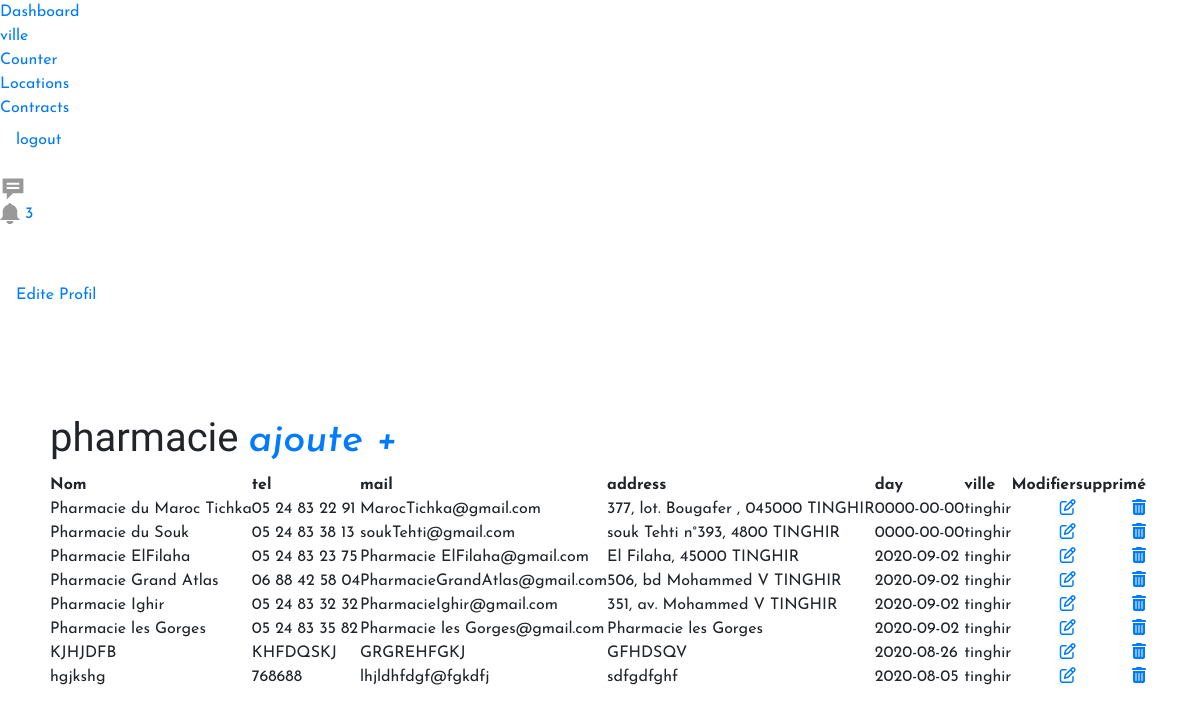
Page /Site-Web/admin/phara.php?id=18 on the committed database.
### tables this page shows
CREATE TABLE `phara` (
  `phara_id` int(11) NOT NULL,
  `name` text NOT NULL,
  `day` date NOT NULL,
  `ville_id` int(11) NOT NULL,
  `tel` varchar(255) NOT NULL,
  `mail` varchar(255) NOT NULL,
  `addrsse` varchar(255) NOT NULL,
  `ville` varchar(255) NOT NULL
);

### Site-Web/admin/phara.php (the view, shortened to what this page needs)
<?php
$hostname = "localhost";
$username = "root";
$password = "";
$dbname = "zentao";
$conn = mysqli_connect($hostname, $username, $password, $dbname);
$id = $_GET['id'];
?>
<!DOCTYPE html>
<html lang="en">
  <head>
    <link rel="stylesheet" href="css/stylee.css">
    <link rel="stylesheet" href="css/body.css">
    <link rel="stylesheet" href="css/responsive.css">
    <link rel="stylesheet" href="css/boarde.css">
    <link rel="stylesheet" href="https://stackpath.bootstrapcdn.com/bootstrap/4.5.0/css/bootstrap.min.css">
    <link rel="stylesheet" href="https://use.fontawesome.com/releases/v5.13.0/css/all.css">
  </head>
  <body style="font-family: 'Poppins';">
<link href='css/css.sass' rel='stylesheet' type='text/css'>
<div class="app-container">
  <nav class="nav">
    <ul class="nav__list">
      <li class="nav__list-item">
        <a href="#" class="nav__item-link">Dashboard </a>
      </li>
      <li class="nav__list-item">
        <a href="ville.php" class="nav__item-link">ville</a>
      </li>
      <li class="nav__list-item">
        <a href="#" class="nav__item-link">Counter</a>
      </li>
      <li class="nav__list-item">
        <a href="#" class="nav__item-link">Locations</a>
      </li>
      <li class="nav__list-item">
        <a href="#" class="nav__item-link">Contracts</a>
      </li>
      <li class="nav__list-item">
      <li class="nav-item"><a class="nav-link" href="logout.php">logout</a></li>
      </li>
    </ul>
  </nav>
  <div class="app-view">
    <nav class="utility-bar">
      <div class="utility-bar__inner">
        <ul class="utility-bar__list">
          <li class="utility-bar__list-item">
            <a href="#" class="utility-bar__item-link">
              <svg xmlns="http://www.w3.org/2000/svg" xmlns:xlink="http://www.w3.org/1999/xlink" version="1.2" baseProfile="tiny" x="0px" y="0px" viewBox="0 0 100 100" width="26px" xml:space="preserve"><path fill="#999" d="M10,66h16v24l24-24h40V10H10V66z M26,26h48v8H26V26z M26,42h48v8H26V42z"/></svg>
            </a>
          </li>
          <li class="utility-bar__list-item">
            <a href="#" class="utility-bar__item-link">
              <span class="utility-bar__indicator">3</span>
            </a>
          </li>
        </ul>
        <a href="#" class="utility-bar__account">
          <li class="nav-item"><a class="nav-link" href="../Profil.php">Edite Profil</a></li>
        </a>
      </div>
    </nav>
    <section style="margin :50px ">
      <h2 style="margin-top:1%;text-align:center;"> <br> </h2>
      <div class="todolist" style="margin-top:1%;">
        <div class="column">
          <h1 class="title">pharmacie
            <a href='<?php echo "form_phara.php?id=".$id ?>'><i> ajoute +</i></a>
          </h1>
          <table>
          <div class='item'>
                  <thead>
                    <tr>
                      <th>Nom</th>
                      <th>tel</th>
                      <th>mail</th>
                      <th>address</th>
                      <th>day</th>
                      <th>ville</th>
                      <th>Modifier</th>
                      <th>supprimé</th>
                    </tr>
          <?php
            $posts = "SELECT * FROM phara WHERE ville_id = $id";
            $all_posts = mysqli_query($conn, $posts);
            while ($row = mysqli_fetch_array($all_posts)) {
              echo "
                  </thead>
                  <tr>
                  <td> ".$row['name']."</td>
                  <td> ".$row['tel']."</td>
                  <td> ".$row['mail']."</td>
                  <td> ".$row['addrsse']."</td>
                  <td> ".$row['day']."</td>
                  <td> ".$row['ville']."</td>
                 <td> <a href='update_phara.php?id=".$row['phara_id'].'&t_id='.$row['ville_id']."' style='float:right'><i class='fa fa-edit'></i></a>  </td>
                 <td> <a href='deletephara.php?id=".$row['phara_id']. '&t_id='.$row['ville_id']."' style='float:right'><i class='fa fa-trash'></i></a> </td>
                </tr>
              ";
            }
          ?>
        </div>
      </div>
    </section>
  </body>
</html>

### Site-Web/admin/css/stylee.css (style rules this page uses)
a { text-decoration: none; transition: all 0.3s ease-in-out; }
body { line-height: 26px; font-size: 16px; font-family: "Roboto", sans-serif; font-weight: normal; color: #777777; }
h1, h2, h3, h4, h5, h6 { font-family: "Heebo", sans-serif; font-weight: bold; }

### Site-Web/admin/css/boarde.css (style rules this page uses)
* { margin: 0; padding: 0; box-sizing: border-box; list-style: none; text-decoration: none; font-family: 'Josefin Sans', sans-serif; }

### rows in the picture
phara: name "Pharmacie du Maroc Tichka", tel "05 24 83 22 91", mail "MarocTichka@gmail.com", addrsse "377, lot. Bougafer , 045000 TINGHIR", day "0000-00-00", ville "tinghir"
phara: name "Pharmacie du Souk", tel "05 24 83 38 13", mail "soukTehti@gmail.com", addrsse "souk Tehti n°393, 4800 TINGHIR", day "0000-00-00", ville "tinghir"
phara: name "Pharmacie ElFilaha", tel "05 24 83 23 75", mail "Pharmacie ElFilaha@gmail.com", addrsse "El Filaha, 45000 TINGHIR", day "2020-09-02", ville "tinghir"
phara: name "Pharmacie Grand Atlas", tel "06 88 42 58 04", mail "PharmacieGrandAtlas@gmail.com", addrsse "506, bd Mohammed V TINGHIR", day "2020-09-02", ville "tinghir"
phara: name "Pharmacie Ighir", tel "05 24 83 32 32", mail "PharmacieIghir@gmail.com", addrsse "351, av. Mohammed V TINGHIR", day "2020-09-02", ville "tinghir"
phara: name "Pharmacie les Gorges", tel "05 24 83 35 82", mail "Pharmacie les Gorges@gmail.com", addrsse "Pharmacie les Gorges", day "2020-09-02", ville "tinghir"
phara: name "KJHJDFB", tel "KHFDQSKJ", mail "GRGREHFGKJ", addrsse "GFHDSQV", day "2020-08-26", ville "tinghir"
phara: name "hgjkshg", tel "768688", mail "lhjldhfdgf@fgkdfj", addrsse "sdfgdfghf", day "2020-08-05", ville "tinghir"
